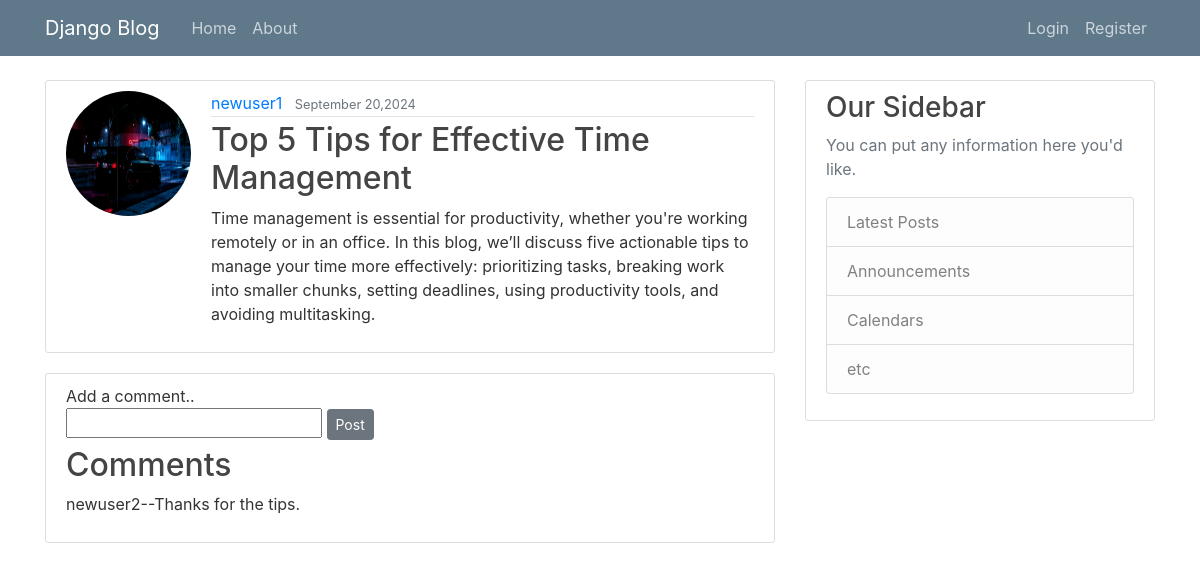
/30/detail/, run on the app's committed database.
### blogapp/models.py (models this page shows, shortened)
class Post(models.Model):
    title=models.CharField(max_length=100)
    content=models.TextField()
    date_posted=models.DateTimeField(default=timezone.now) #when the post is created then its time will be saved
    author=models.ForeignKey(User,on_delete=models.CASCADE)

class Comment(models.Model):
    post=models.ForeignKey(Post,on_delete=models.CASCADE,related_name="comments")
    author=models.ForeignKey(User,on_delete=models.CASCADE)
    content=models.TextField()

### users/models.py (models this page shows, shortened)
class Profile(models.Model):
    user=models.OneToOneField(User,on_delete=models.CASCADE) #made one to one field because eac user can have only one profile
    image=models.ImageField(blank=True,null=True,upload_to='profile-pics',default='images.jpg')

### blogapp/views.py (the view)
# urls.py: path('<int:blog_id>/detail/',views.PostDetailView,name='blog-detail'),
def PostDetailView(request,blog_id):
    blog=get_object_or_404(Post,id=blog_id)
    comments=Comment.objects.filter(post=blog)
    return render(request,"blog/post_detail.html",{'blog':blog,'comments':comments})

### blogapp/templates/blog/post_detail.html (shortened to what this page needs)
{% extends "layout.html" %}
{% block content %}
        <article class="media content-section">
          <div class="media">
            <img class="rounded-circle account-img" src="{{ blog.author.profile.image.url }}">
            <div class="media-body">
              <div class="article-metadata">
                <a class="mr-2" href="#">{{ blog.author }}</a>
                <small class="text-muted">{{ blog.date_posted|date:"F d,Y" }}</small>
              </div>
              <h2 class="article-title" >{{ blog.title }}</h2>
              <p class="article-content">{{ blog.content }}</p>
            </div>
          </article>
          <article class="media content-section">
          <div>
          <form action="{% url 'comment' blog.id %}" method="POST">
          <label for="comment">Add a comment.. <br>
          <input type="text" name='comment' id='comment'></label>
          <button type="submit" class="btn btn-secondary btn-sm mt-1 mb-1 ">Post</button>
          </form>
          <h2 class="article-title">Comments</h2>
          {% for comment in comments  %}
          <p>{{ comment.author }}--{{ comment.content }}
          </p>
          {% endfor %}
          </div>
{% endblock content %}

### static/style.css (style rules this page uses)
body { background: white; color: #333333; margin-top: 5rem; }
h1, h2, h3, h4, h5, h6 { color: #444444; }
.content-section { background: #ffffff; padding: 10px 20px; border: 1px solid #dddddd; border-radius: 3px; margin-bottom: 20px; }
.article-title { color: #444444; }
.article-content { white-space: pre-line; }
.article-metadata { padding-bottom: 1px; margin-bottom: 4px; border-bottom: 1px solid #e3e3e3 }
.account-img { height: 125px; width: 125px; margin-right: 20px; margin-bottom: 16px; }

### data on the page
Post: author.profile.image (picture), author "newuser1", date_posted "September 20,2024", title "Top 5 Tips for Effective Time Management", content "Time management is essential for productivity, whether you're working remotely or in an office. In this blog, we’ll discuss five actionable tips to manage your time more effectively: prioritizing tasks, breaking work into smaller chunks, setting deadlines, using productivity tools, and avoiding multitasking."
Comment: author "newuser2", content "Thanks for the tips."
